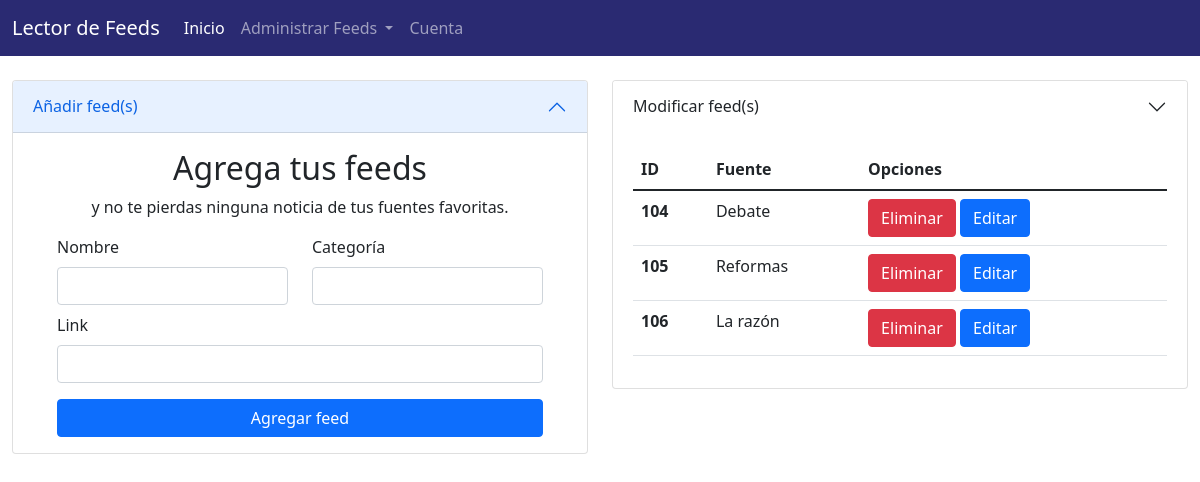
The app's page /administrarFeeds.php with its own data.
### tables this page shows
CREATE TABLE `feeds` (
  `id` int(11) NOT NULL,
  `nombre` varchar(255) NOT NULL,
  `url` varchar(1000) NOT NULL,
  `categoria` varchar(100) NOT NULL,
  `logo` varchar(1000) NOT NULL
);

### administrarFeeds.php (the view, shortened to what this page needs)
<?php
    include 'config/bd.php';
    $sql = $conexion->prepare("SELECT * FROM feeds");
    $sql->execute();
    $listaFeeds = $sql->fetchAll(PDO::FETCH_ASSOC);
?>
<!doctype html>
<html lang="en">
  <head>
    <link href="https://cdn.jsdelivr.net/npm/bootstrap@5.1.3/dist/css/bootstrap.min.css" rel="stylesheet">
    <link rel="stylesheet" href="index.css">
  </head>
  <body>
    <nav class="navbar navbar-expand-lg navbar-dark" id="nav-top">
        <div class="container-fluid">
          <a class="navbar-brand" href="#">Lector de Feeds</a>
          <div class="collapse navbar-collapse" id="navbarSupportedContent">
            <ul class="navbar-nav me-auto mb-2 mb-lg-0">
              <li class="nav-item">
                <a class="nav-link active" aria-current="page" href="index.php">Inicio</a>
              </li>
              <li class="nav-item dropdown">
                <a class="nav-link dropdown-toggle" href="administrarFeeds.php" id="navbarDropdown" role="button" data-bs-toggle="dropdown" aria-expanded="false">
                  Administrar Feeds
                </a>
              </li>
              <li class="nav-item">
                <a class="nav-link" href="#">Cuenta</a>
              </li>
            </ul>
          </div>
        </div>
    </nav>
    <section id="administra-feeds">
        <div class="container-fluid mt-4">
            <div class="accordion" id="accordionPanelsStayOpenExample">
                <div class="row">
                    <div class="col-lg-6">
                        <div class="accordion-item">
                            <h2 class="accordion-header" id="panelsStayOpen-headingOne">
                            <button class="accordion-button" type="button" data-bs-toggle="collapse" data-bs-target="#panelsStayOpen-collapseOne" aria-expanded="true" aria-controls="panelsStayOpen-collapseOne">
                                Añadir feed(s)
                            </button>
                            </h2>
                            <div id="panelsStayOpen-collapseOne" class="accordion-collapse collapse show" aria-labelledby="panelsStayOpen-headingOne">
                            <div class="accordion-body">
                                <div class="container">
                                    <div class="row">
                                        <div class="col text-center">
                                            <h2>Agrega tus feeds</h2>
                                            <p>y no te pierdas ninguna noticia de tus fuentes favoritas.</p>
                                        </div>
                                    </div>
                                    <div class="row">
                                        <div class="col-md-10 offset-md-1 col-lg-12 offset-lg-0">
                                            <form action="scripts/guardarFeed.php" method="POST">
                                                <div class="row">
                                                    <div class="form-label col-12 col-lg-6">
                                                        <label for="inputNombre" class="form-label">Nombre</label>
                                                        <input type="text" class="form-control" id="inputNombre" name="nombreFeed">
                                                    </div>
                                                    <div class="col-12 col-lg-6">
                                                        <label for="inputCategoria" class="form-label">Categoría</label>
                                                        <input type="text" class="form-control" id="inputCategoria" name="categoriaFeed">
                                                    </div>
                                                    <div class="form-label col-12">
                                                        <label for="inputLink" class="form-label">Link</label>
                                                        <input type="text" class="form-control" id="inputLink" name="urlFeed">
                                                    </div>
                                                </div>
                                                <div class="row">
                                                    <div class="col">
                                                        <button type="submit" class="btn btn-primary w-100 mt-2">Agregar feed</button>
                                                    </div>
                                                </div>
                                            </form>
                                        </div>
                                    </div>
                                </div>
                            </div>
                        </div>
                    </div>
                </div>
                <div class="col-lg-6">
                    <div class="accordion-item">
                        <h2 class="accordion-header" id="panelsStayOpen-headingTwo">
                        <button class="accordion-button collapsed" type="button" data-bs-toggle="collapse" data-bs-target="#panelsStayOpen-collapseTwo" aria-expanded="false" aria-controls="panelsStayOpen-collapseTwo">
                            Modificar feed(s)
                        </button>
                        </h2>
                        <div id="panelsStayOpen-collapseTwo" class="accordion-collapse collapse show" aria-labelledby="panelsStayOpen-headingTwo">
                            <div class="accordion-body">
                                <table class="table">
                                    <thead>
                                        <tr>
                                            <th scope="col">ID</th>
                                            <th scope="col">Fuente</th>
                                            <th scope="col">Opciones</th>
                                        </tr>
                                    </thead>
                                    <tbody>
                                        <?php foreach($listaFeeds as $fuente){?>
                                        <tr>
                                            <th scope="row"><?php echo $fuente['id'];?></th>
                                            <td><?php echo $fuente['nombre'];?></td>
                                            <td>
                                                <a class="btn btn-danger" href="scripts/eliminarFeed.php?id=<?php echo $fuente['id'];?>" role="button">Eliminar</a>
                                                <a class="btn btn-primary" href="#" role="button">Editar</a>
                                            </td>
                                        </tr>
                                        <?php } ?>
                                    </tbody>
                                </table>
                            </div>
                        </div>
                    </div>
                </div>
            </div>
        </div>
    </section>
  </body>
</html>

### index.css (style rules this page uses)
#nav-top { background-color: #2a2a72; }

### records on screen
feeds: id "104", nombre "Debate"
feeds: id "105", nombre "Reformas"
feeds: id "106", nombre "La razón"
